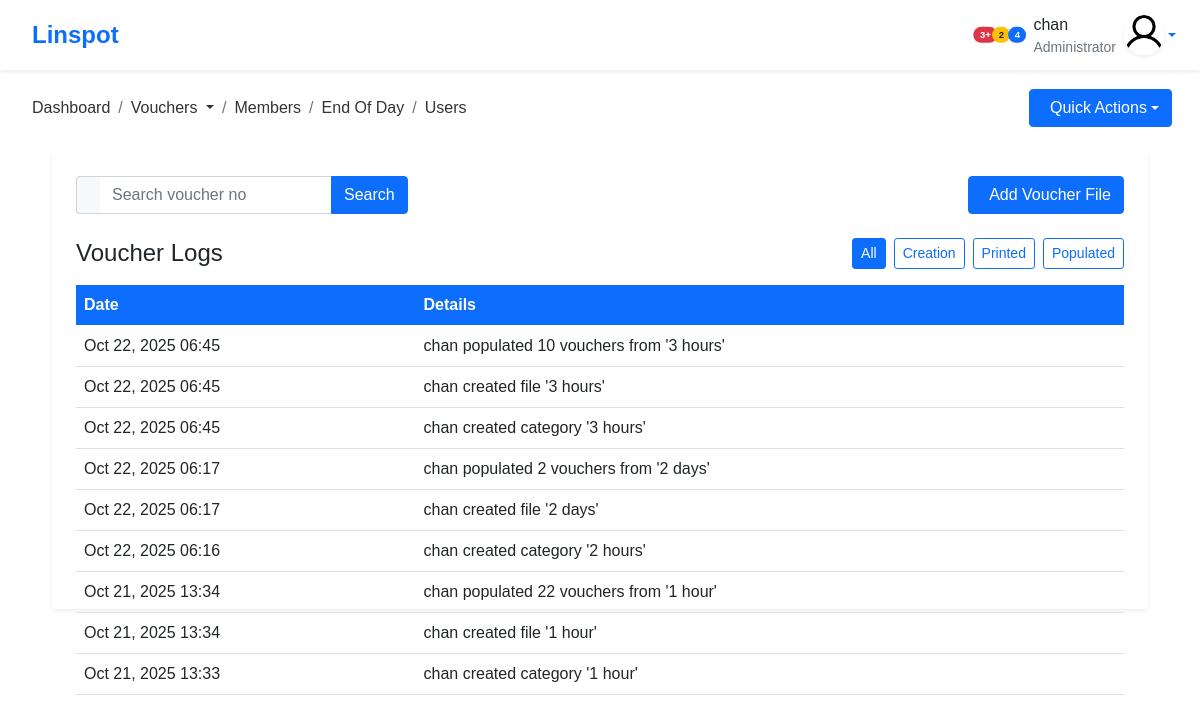
The app's page /vouchers/voucherLogs/ (signed in), older data.
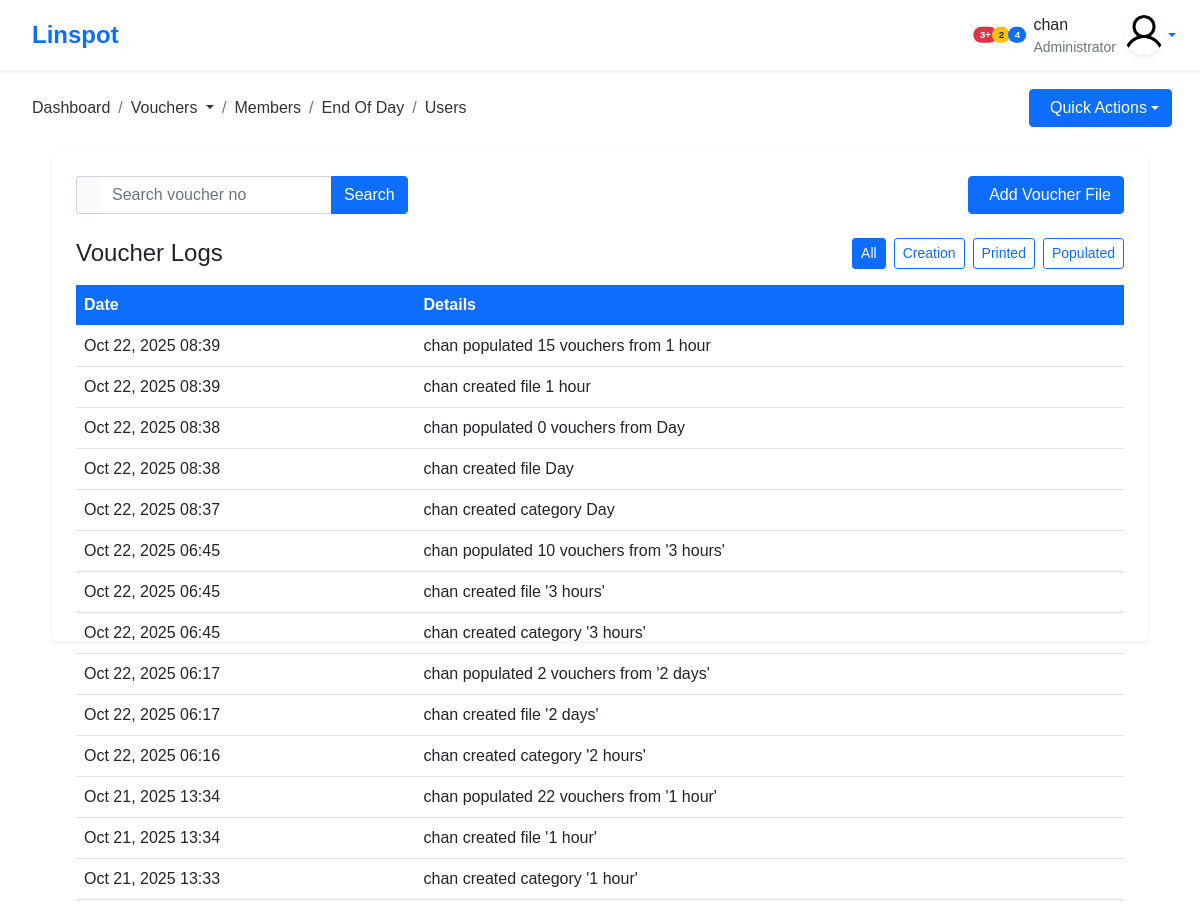
The same page, newer data.
### vouchers/models.py (models this page shows, shortened)
class VoucherLogs(models.Model):
    ACTION_CHOICES = [
        ('create', 'Created'),
        ('populate', 'Populated'),
        ('print', 'Printed'),
        ('use', 'Used'),
        ('sync', 'Synced to pfSense'),
        ('expire', 'Expired'),
    ]
    user = models.ForeignKey("users.User", on_delete=models.CASCADE)
    action = models.CharField(max_length=200)
    action_type = models.CharField(max_length=20, choices=ACTION_CHOICES, default='create')
    voucher = models.ForeignKey("vouchers.Vouchers", on_delete=models.SET_NULL, null=True, blank=True)
    date_created = models.DateTimeField(auto_now_add=True)
    ip_address = models.GenericIPAddressField(null=True, blank=True)
    class Meta:
        ordering = ['-date_created']
        verbose_name = _("VoucherLog")
        verbose_name_plural = _("VoucherLogs")

### vouchers/views.py (the view, shortened to what this page needs)
# urls.py: path('voucherLogs/', views.voucherLog, name='voucherLogs'),
@login_required(login_url='/users/login/')
def voucherLog(request):
    page = int(request.GET.get('page', 1))
    page_size = 20
    q = request.GET.get('q', '')
    logs = VoucherLogs.objects.all().select_related('user', 'voucher')
    if q in ['create', 'print', 'populate', 'use', 'sync', 'expire']:
        logs = logs.filter(action_type=q)
    elif q:
        logs = logs.filter(
            Q(user__username__icontains=q) |
            Q(action__icontains=q)
        )
    start = (page - 1) * page_size
    end = start + page_size
    total_logs = logs.count()
    has_more = total_logs > end
    logs_page = logs[start:end]
    return render(request, 'vouchers/voucherLogs.html', {
        'logs': logs_page,
        'has_more': has_more,
        'next_page': page + 1 if has_more else None,
        'current_filter': q
    })

### templates/vouchers/voucherLogs.html (shortened to what this page needs)
{% extends 'base.html' %}
{% load static %}
{% block content %}
<div class="voucher-logs-page p-3 p-md-4">
  <div class="card shadow-sm border-0">
    <div class="card-body p-3 p-md-4">
      <div class="d-flex flex-column flex-md-row justify-content-between gap-3 mb-4">
        <form method="get" class="search-form" id="searchForm">
          <div class="input-group">
            <span class="input-group-text bg-light border-end-0">
            </span>
            <input type="search" name="q" class="form-control border-start-0" placeholder="Search voucher no" value="{{ request.GET.q|default:'' }}">
            <button type="submit" class="btn btn-primary">
              Search
            </button>
          </div>
        </form>
        <a href="{% url 'vouchers:voucherFiles' %}" class="btn btn-primary">
          Add Voucher File
        </a>
      </div>
      <div class="d-flex flex-column flex-md-row justify-content-between align-items-start align-items-md-center mb-3 gap-3">
        <h4 class="mb-0">Voucher Logs</h4>
        <div class="filter-buttons d-flex flex-wrap gap-2">
          <form method="get" class="filter-form">
            <button class="btn {% if current_filter == '' %}btn-primary{% else %}btn-outline-primary{% endif %} btn-sm">
              All
            </button>
          </form>
          <form method="get" class="filter-form">
            <button class="btn {% if current_filter == 'create' %}btn-primary{% else %}btn-outline-primary{% endif %} btn-sm">
              Creation
            </button>
          </form>
          <form method="get" class="filter-form">
            <button class="btn {% if current_filter == 'print' %}btn-primary{% else %}btn-outline-primary{% endif %} btn-sm">
              Printed
            </button>
          </form>
          <form method="get" class="filter-form">
            <button class="btn {% if current_filter == 'populate' %}btn-primary{% else %}btn-outline-primary{% endif %} btn-sm">
              Populated
            </button>
          </form>
        </div>
      </div>
      <div class="table-container position-relative">
        <div class="table-responsive">
          <table class="table table-hover align-middle" id="logsTable">
            <thead class="bg-primary text-white" style="position: sticky; top: 0; z-index: 100;">
              <tr>
                <th>Date</th>
                <th>Details</th>
              </tr>
            </thead>
            <tbody id="logsTableBody">
              {% include 'vouchers/partials/log_items.html' %}
            </tbody>
          </table>
        </div>
      </div>
    </div>
  </div>
</div>
{% endblock content %}

### templates/vouchers/partials/log_items.html
{% for log in logs %}
<tr>
  <td>{{log.date_created|date:"M d, Y H:i"}}</td>
  <td>{{log.action}}</td>
</tr>
{% endfor %}

Row changes from the older to the newer data that the page shows:
added VoucherLogs: date_created "Oct 22, 2025 08:39", action "chan populated 15 vouchers from 1 hour"
added VoucherLogs: date_created "Oct 22, 2025 08:39", action "chan created file 1 hour"
added VoucherLogs: date_created "Oct 22, 2025 08:38", action "chan populated 0 vouchers from Day"
added VoucherLogs: date_created "Oct 22, 2025 08:38", action "chan created file Day"
added VoucherLogs: date_created "Oct 22, 2025 08:37", action "chan created category Day"
